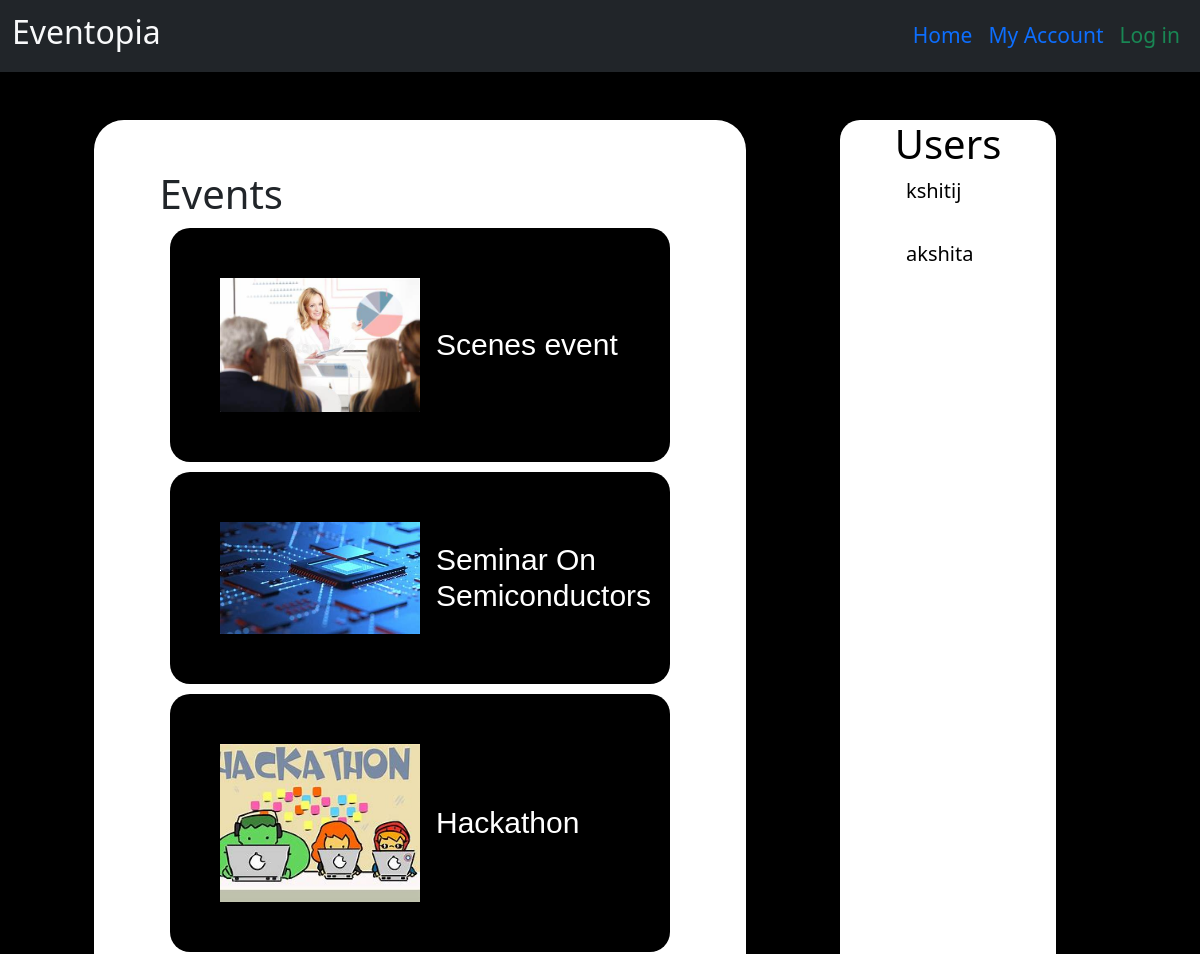
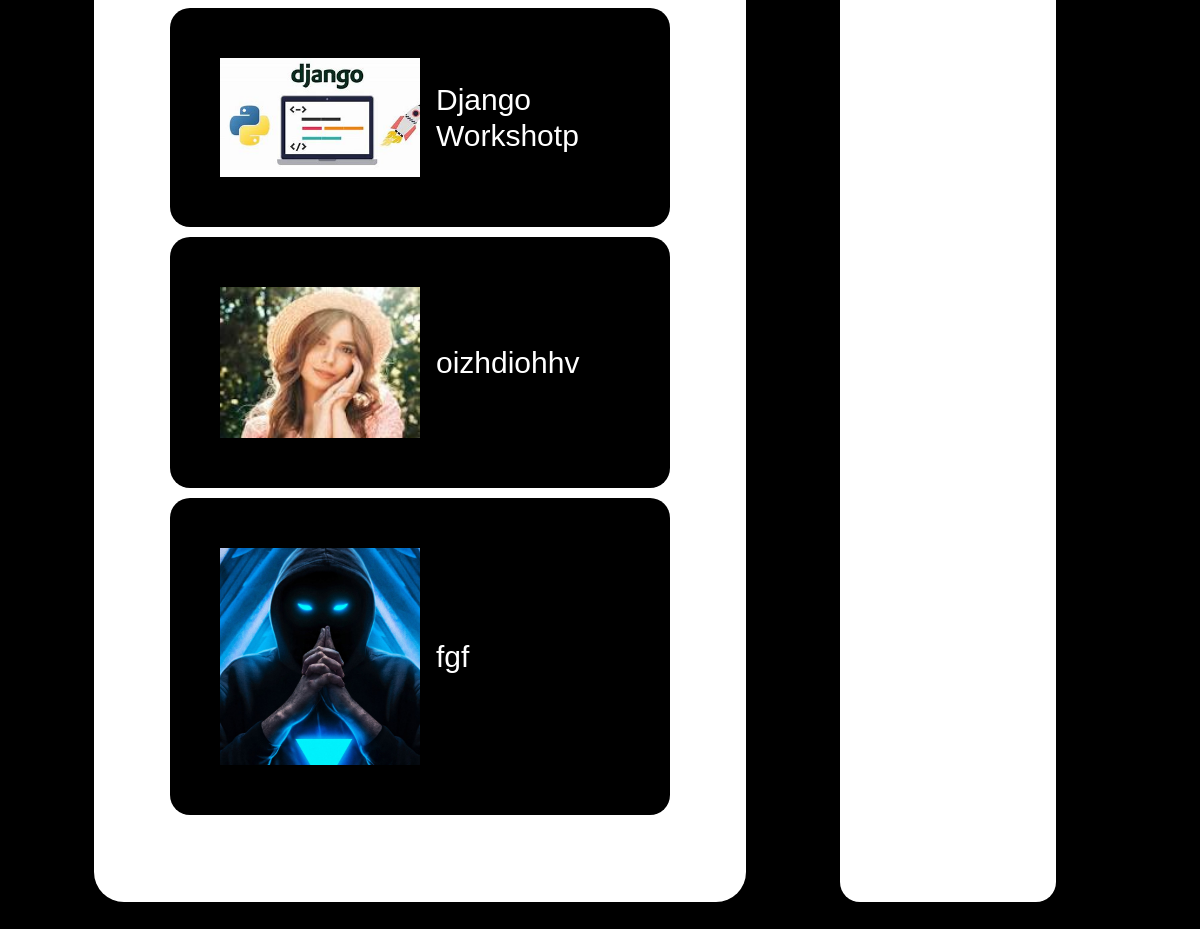
The page / on the database its author committed (2 pictures, top to bottom).
### base/models.py (models this page shows, shortened)
class Event(models.Model):
    image=models.ImageField(upload_to='profile_pics/%y',null=True)
    name=models.CharField(max_length=100,null=True)
    description=models.TextField(null=True,blank=True)
    participants=models.ManyToManyField(User,blank=True,related_name='events')
    created=models.DateTimeField(auto_now_add=True)
    updated=models.DateTimeField(auto_now=True)
    date=models.DateTimeField()

class User(AbstractUser):
    image=models.ImageField(upload_to='events/%y',null=True)
    name=models.CharField(max_length=100,null=True)
    email=models.EmailField(unique=True,null=True)
    bio=models.TextField(null=True,blank=True)
    event_paricipant=models.BooleanField(default=True,null=True)
    USERNAME_FIELD='email'
    REQUIRED_FIELDS=['username']
    pass

### base/views.py (the view)
# urls.py: path('',views.home_page,name="home"),
def home_page(request):
    users=User.objects.filter(event_paricipant=True)
    events=Event.objects.all()
    context={'users':users,'events':events}
    return render(request,'home.html',context)

### templates/home.html (shortened to what this page needs)
{% extends 'main.html' %}
 {% block content %}
<link href="https://cdn.jsdelivr.net/npm/bootstrap@5.3.0/dist/css/bootstrap.min.css" rel="stylesheet">
<div class="home-main">
    <section class="sec1">
        <div class="container main_div_event my-5">
        <div id="events--lists" class="event_height">
            <h1 class="head text-dark mx-3" >
            <div class="scroll_events">
                <h1>Events</h1>
            {% for event in events %}
                <a  href="{% url 'event' event.id %}">
                    <div class="event-name ">
                        <img class='event-img' src="{{event.image.url}}" alt="">
                    <div class="eve-name ms-3">{{event.name}}</div>
                    </div>
                </a>
            {% endfor %}
        </div>
        </h1
    </div>
    </div>
    </section>
    <section class="sec2 my-5 ">
        <h1 class="text-center">Users</h1>
        <div id="events--lists " class="usermain">
            {% for user in users %}
            <a href="{% url 'profile' user.id%}">
                <div class="container users ">
                    {{user.name}}
                </div>
            </a>
            <hr class="hr">
            {% endfor %}
        </div>
    </section>
</div>
{% endblock content %}

### templates/main.html (shortened to what this page needs)
<!DOCTYPE html>
<html lang="en">
<head>
    <link href="https://cdn.jsdelivr.net/npm/bootstrap@5.0.2/dist/css/bootstrap.min.css" rel="stylesheet">
</head>
<body>
    {% include 'navbar.html' %}
    {% block content %}
    {% endblock content %}
</body>
</html>

### templates/navbar.html (shortened to what this page needs)
<link href="https://cdn.jsdelivr.net/npm/bootstrap@5.0.2/dist/css/bootstrap.min.css" rel="stylesheet">
<nav class="navbar navbar-expand-lg bg-dark">
    <div class="container-fluid">
      <a class="navbar-brand bg-dark text-light" href="#"><h2>Eventopia</h2></a>
      <div class="collapse navbar-collapse" id="navbarSupportedContent">
        <ul class="navbar-nav ms-auto mb-2 mb-lg-0">
          <li class="nav-item">
            <a class="nav-link active text-primary nav_font" aria-current="page" href="{% url 'home' %}">Home</a>
          </li>
          <li class="nav-item">
            <a class="nav-link text-primary nav_font"  href="{% url 'account' %}">My Account</a>
            {% if request.user.is_authenticated %}
          </li>
          <li class="nav-item">
            <a class="nav-link text-danger nav_font"  href="{% url 'logout' %}">Log out</a>
            {% else %}
          </li>
          <li class="nav-item">
            <a class="nav-link text-success nav_font" href="{% url 'login' %}">Log in</a>
            {% endif %}
          </li>
        </ul>
      </div>
    </div>
</nav>

### templates/navbar.html (style rules this page uses)
.nav_font { font-size: 21px !important; }

### templates/home.html (style rules this page uses)
body { background-color: black !important; color: white !important; }
a { text-decoration: none !important; color: inherit; }
.event-name { text-decoration:none; font-family:'Franklin Gothic Medium', 'Arial Narrow', Arial, sans-serif; font-size: 30px; padding: 50px; background-color: white; margin: 10px; border-radius: 20px; color: white; background-color: black; }
.event_height { width: 80%; background-color: white; padding: 50px; border-radius: 30px; margin: auto; height: 80vh; overflow-y: scroll; }
.main_div_event { height: max-content; }
.head { font-size: 40px; position:sticky; }
.home-main { display: flex; width: 100%; height: 100vh; }
.sec1 { width: 70%; }
.sec2 { width: 18%; color: black; background-color: white; border-radius: 20px; height: 80vh; }
.users { font-size: 20px; text-decoration: none !important; color: black; }
.usermain { width: 50%; margin: auto; overflow-y: scroll; height: 70vh; }
.hr { color: white !important; }
.scroll_events { width:100%; }
.event-img { width:50%; height:100%; }
.event-name { display:flex; align-items: center }

### rows shown on the page
Event: image (picture), name "Scenes event"
Event: image (picture), name "Seminar On Semiconductors"
Event: image (picture), name "Hackathon"
Event: image (picture), name "Django Workshotp"
Event: image (picture), name "oizhdiohhv"
Event: image (picture), name "fgf"
User: name "kshitij"
User: name "akshita"
